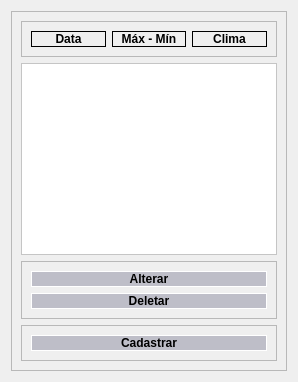
            <widget class="QWidget" name="mainpgtarefas">
             <property name="styleSheet">
              <string notr="true">*{
color:black;
}

QPushButton{
background-color: rgb(190, 190, 200);
color:rgb(0,0,0);
border-style:solid;
border-width:1px;
border-color:white;
}

QPushButton:hover{
background-color:rgb(255,255,255);
color:rgb(0,0,0)
}
</string>
             </property>
             <layout class="QVBoxLayout" name="verticalLayout_11">
              <item>
               <widget class="QFrame" name="maintarefasframe">
                <property name="frameShape">
                 <enum>QFrame::StyledPanel</enum>
                </property>
                <property name="frameShadow">
                 <enum>QFrame::Raised</enum>
                </property>
                <layout class="QVBoxLayout" name="verticalLayout_12">
                 <item>
                  <widget class="QFrame" name="maintarefasframeheader">
                   <property name="minimumSize">
                    <size>
                     <width>0</width>
                     <height>30</height>
                    </size>
                   </property>
                   <property name="styleSheet">
                    <string notr="true">QLabe {
background-color: rgb(190, 190, 200);
}l</string>
                   </property>
                   <property name="frameShape">
                    <enum>QFrame::StyledPanel</enum>
                   </property>
                   <property name="frameShadow">
                    <enum>QFrame::Raised</enum>
                   </property>
                   <layout class="QHBoxLayout" name="horizontalLayout_7">
                    <item>
                     <widget class="QLabel" name="maintarefaslbldia">
                      <property name="font">
                       <font>
                        <weight>75</weight>
                        <bold>true</bold>
                       </font>
                      </property>
                      <property name="styleSheet">
                       <string notr="true">QLabel{
border:solid;
border-width:1px;
}</string>
                      </property>
                      <property name="text">
                       <string>Data</string>
                      </property>
                      <property name="alignment">
                       <set>Qt::AlignCenter</set>
                      </property>
                     </widget>
                    </item>
                    <item>
                     <widget class="QLabel" name="maintarefaslblmaxmin">
                      <property name="font">
                       <font>
                        <weight>75</weight>
                        <bold>true</bold>
                       </font>
                      </property>
                      <property name="styleSheet">
                       <string notr="true">QLabel{
border:solid;
border-width:1px;
}</string>
                      </property>
                      <property name="text">
                       <string>Máx - Mín</string>
                      </property>
                      <property name="alignment">
                       <set>Qt::AlignCenter</set>
                      </property>
                     </widget>
                    </item>
                    <item>
                     <widget class="QLabel" name="maintarefaslbldescricao">
                      <property name="font">
                       <font>
                        <weight>75</weight>
                        <bold>true</bold>
                       </font>
                      </property>
                      <property name="styleSheet">
                       <string notr="true">QLabel{
border:solid;
border-width:1px;
}</string>
                      </property>
                      <property name="text">
                       <string>Clima</string>
                      </property>
                      <property name="alignment">
                       <set>Qt::AlignCenter</set>
                      </property>
                     </widget>
                    </item>
                   </layout>
                  </widget>
                 </item>
                 <item>
                  <widget class="QTableWidget" name="maintarefastab">
                   <property name="styleSheet">
                    <string notr="true">background-color: rgb(255, 255, 255);</string>
                   </property>
                  </widget>
                 </item>
                 <item>
                  <widget class="QFrame" name="maintarefasframepb">
                   <property name="minimumSize">
                    <size>
                     <width>0</width>
                     <height>0</height>
                    </size>
                   </property>
                   <property name="maximumSize">
                    <size>
                     <width>16777215</width>
                     <height>16777215</height>
                    </size>
                   </property>
                   <property name="frameShape">
                    <enum>QFrame::StyledPanel</enum>
                   </property>
                   <property name="frameShadow">
                    <enum>QFrame::Raised</enum>
                   </property>
                   <layout class="QVBoxLayout" name="verticalLayout_13">
                    <item>
                     <widget class="QPushButton" name="maintarefaspbalterar">
                      <property name="font">
                       <font>
                        <weight>75</weight>
                        <bold>true</bold>
                       </font>
                      </property>
                      <property name="text">
                       <string>Alterar</string>
                      </property>
                     </widget>
                    </item>
                    <item>
                     <widget class="QPushButton" name="maintarefaspbdeletar">
                      <property name="font">
                       <font>
                        <weight>75</weight>
                        <bold>true</bold>
                       </font>
                      </property>
                      <property name="text">
                       <string>Deletar</string>
                      </property>
                     </widget>
                    </item>
                   </layout>
                  </widget>
                 </item>
                 <item>
                  <widget class="QFrame" name="maintarefasframepbcadastrar">
                   <property name="minimumSize">
                    <size>
                     <width>0</width>
                     <height>0</height>
                    </size>
                   </property>
                   <property name="frameShape">
                    <enum>QFrame::StyledPanel</enum>
                   </property>
                   <property name="frameShadow">
                    <enum>QFrame::Raised</enum>
                   </property>
                   <layout class="QVBoxLayout" name="verticalLayout_14">
                    <item>
                     <widget class="QPushButton" name="maintarefaspbcadastrar">
                      <property name="font">
                       <font>
                        <weight>75</weight>
                        <bold>true</bold>
                       </font>
                      </property>
                      <property name="text">
                       <string>Cadastrar</string>
                      </property>
                     </widget>
                    </item>
                   </layout>
                  </widget>
                 </item>
                </layout>
               </widget>
              </item>
             </layout>
            </widget>
